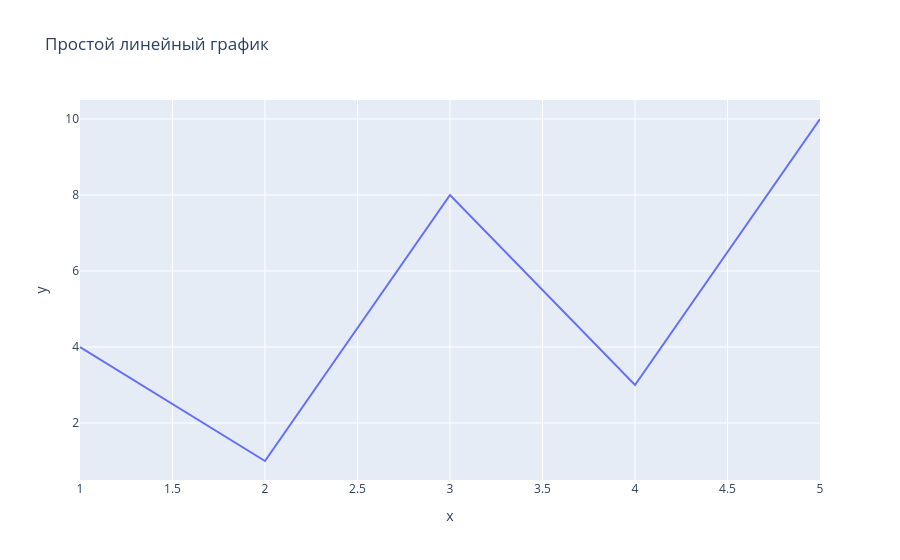

Notebook code for this chart:
### Markdown cell above
##### <font color='rebeccapurple'>1.2. Пример создания базового линейного графика</font>

### Code cell
data = {'x': [1, 2, 3, 4, 5], 'y': [4, 1, 8, 3, 10]}
fig = px.line(data, x = 'x', y = 'y', title = 'Простой линейный график')
fig.show()

### Figure 1 — Plotly figure (JSON) as saved in the notebook; plotly's stock layout.template omitted (floating-point values rounded to 4 significant figures)
{"data": [{"hovertemplate": "x=%{x}<br>y=%{y}<extra></extra>", "legendgroup": "", "line": {"color": "#636efa", "dash": "solid"}, "marker": {"symbol": "circle"}, "mode": "lines", "name": "", "orientation": "v", "showlegend": false, "type": "scatter", "x": [1, 2, 3, 4, 5], "xaxis": "x", "y": [4, 1, 8, 3, 10], "yaxis": "y"}], "layout": {"legend": {"tracegroupgap": 0}, "title": {"text": "Простой линейный график"}, "xaxis": {"anchor": "y", "domain": [0, 1], "title": {"text": "x"}}, "yaxis": {"anchor": "x", "domain": [0, 1], "title": {"text": "y"}}}}
